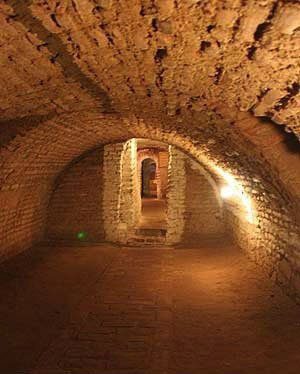
%> input picture SFO 2/color/catacombs1.jpg, 300 x 374 px
$ octave --eval "main;"   (GNU Octave 9; MATLAB toolbox functions it lacks are replaced by stand-ins)
%> lines starting %> are read from the running program, lines starting %| are printed output that depends on the picture
%> in main, I1 is the input picture: size 374x300x3 uint8; mean R, G, B 121.6, 70.3, 34
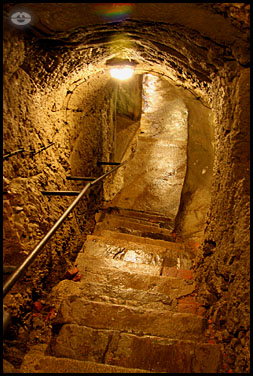
%> input picture SFO 2/color/catacombs2.jpg, 253 x 376 px
%> in main, I2 is the input picture: size 376x253x3 uint8; mean R, G, B 113.1, 66.6, 19.3
### lib/g2color/g2rgb.m
function rgb = g2rgb(I1, I2)

I1 = uint8(I1);

I2 = uint8(I2);

%% read images

%% check number of channels
if size(I1, 3) ~= 1
I1 = rgb2gray(I1);
'je farebny, prevadzam na BW'
end
if size(I2, 3) ~= 3
%error(?img2 must be a color image (not indexed)?);
end

%% convert to ycbcr
Y1 = rgb2ycbcr(I1(:, :, [1 1 1]));
%> Y1: size 374x300x3 uint8; mean of channels 1, 2, 3 86, 128, 128
Y2 = rgb2ycbcr(I2);
%> Y2: size 376x253x3 uint8; mean of channels 1, 2, 3 80.5, 100.3, 151.8

%% normalize
Y1d = double(Y1(:, :, 1));
Y2d = double(Y2(:, :, 1));
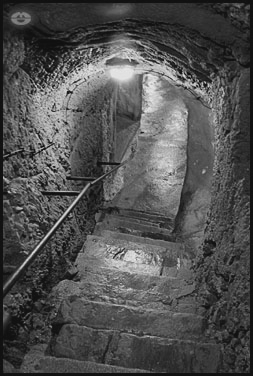
%> Y2d: size 376x253 double; min 16, max 232, mean 80.5
Y2n = Y2d(:) / (1 - range(Y2d(:)) / 255) * (1 - range(Y1d(:)) / 255);

%% build LUT
LUT = zeros(256, 1);
for y1 = 0 : 255
[val, idx] = min(abs(Y2n - y1));
LUT(y1 + 1) = idx(1);
end
%> this loop made 256 passes
%> (val, idx) on passes 1 to 3: (18.05, 1), (17.05, 1), (16.05, 1)
%> after the loop, LUT = 256 values, max 42187 at index 254, min 1 at index 1, mean 5011.7

%% compare luminance
idx = LUT((Y1d + 1));
Y2_2 = Y2(:, :, 2);
Y2_3 = Y2(:, :, 3);
nimage = cat(3, Y1(:, :, 1), Y2_2(idx), Y2_3(idx));
%> nimage: size 374x300x3 uint8; mean of channels 1, 2, 3 86, 102.5, 147.9
rgb = uint8(ycbcr2rgb(nimage));

### lib/g2color/segmenter3000.m
function [ segmented_images ] =  segmenter3000(img, nColors)
%> called with nColors = 3
	img = im2double(img);
	ab = img;
	[nrows ncols p] = size(img);
%> nrows = 376; ncols = 253; p = 3
	if (p~=3)
		ab = zeros(nrows,ncols,3);
		ab(:,:,1) = img;
		ab(:,:,2) = img;
		ab(:,:,3) = img;
        img = ab;
        ab = ab(:,:,2:3);
    else
		cform = makecform('srgb2lab');
		lab_he = applycform(img,cform);
%> lab_he: size 376x253x3 double; mean of channels 1, 2, 3 32.7, 17.7, 33.5

		ab = double(lab_he(:,:,2:3));
    end

        size(ab);
        nrows;
        ncols;
    ab = reshape(ab,nrows*ncols,2);

	[cluster_idx, cluster_center] = kmeans(ab,nColors,'distance','sqEuclidean', ...
		'Replicates',3);
%> cluster_center = [19.4 26.09; 19.94 46.31; 6.78 4.77]


    size(cluster_idx)  ;
	pixel_labels = reshape(cluster_idx,nrows,ncols);
%> pixel_labels: size 376x253 double; 3 distinct labels, from 1 to 3
	imshow(pixel_labels,[]), title('image labeled by cluster index');


	segmented_images = cell(1,3);
	rgb_label = repmat(pixel_labels,[1 1 3]);

size(rgb_label)
%> ans = [376 253 3]
	for k = 1:nColors
		color = img;
		color(rgb_label ~= k) = 0;
		segmented_images{k} = color;
	end
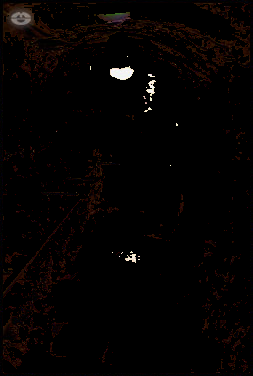
%> color: size 376x253x3 double; mean R, G, B 0.0192, 0.00969, 0.00712
%> after the loop, segmented_images = 3 items


end

### lib/g2color/kSulik.m
function [ res ] = kSulik( gray_im, color_im, nColors)


	'color'
	color_seg = segmenter3000(color_im,nColors);
%> color_seg = 3 items
	'gray'
	gray_seg = segmenter3000(gray_im, nColors);
%> call 2 of segmenter3000, with nColors = 3
%> in segmenter3000 (call 2), `ab(:,:,2) = img;`:
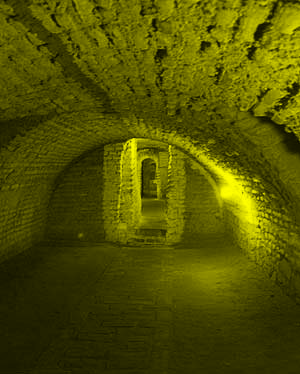
%> ab: size 374x300x3 double; mean R, G, B 0.32, 0.32, 0
%> in segmenter3000 (call 2), `[cluster_idx, cluster_center] = kmeans(ab,nColors,'distance','sqEuclid..`: cluster_center = [0.194 0.194; 0.621 0.621; 0.374 0.374]
%> in segmenter3000 (call 2), `pixel_labels = reshape(cluster_idx,nrows,ncols);`: pixel_labels: size 374x300 double; 3 distinct labels, from 1 to 3
%> after the loop in segmenter3000 (call 2), `for k = 1:nColors`:
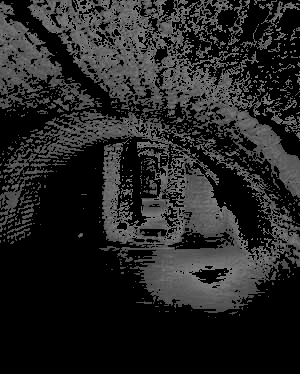
%> color: size 374x300x3 double; min 0, max 0.494, mean 0.143
%> gray_seg = 3 items

    figure;
     for i = 1:nColors
        subplot(2,nColors,i);
        imshow(color_seg{i});
        subplot(2,nColors,nColors+i);
        imshow(gray_seg{i});
    end;

    figure;
    [m n c] = size(gray_seg{1});
%> m = 374; n = 300; c = 3
    res = zeros(m,n,3);
%> res: size 374x300x3 double; every value is 0
    res = uint8(res);
%> res: size 374x300x3 uint8; every value is 0
    for i = 1:nColors
        im1 = gray_seg{i};
        im1 = im1(:,:,1);
        im1 = im1 * 255;

        cs1 = color_seg{i} * 255;

        I1 = g2rgb(im1,cs1);
        subplot(1,nColors,i);
         imshow(I1);
         I1 = uint8(I1);


        res = res + I1;
    end
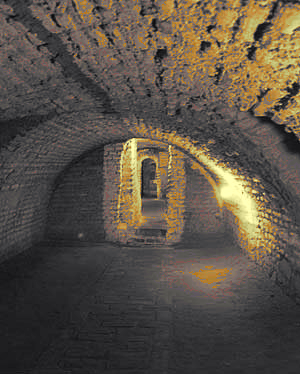
%> res: size 374x300x3 uint8; mean R, G, B 89.1, 80.3, 69.2


end

### lib/g2color/main.m
function [] = main()
segments =3;

clc;
I1 = imread('./color/catacombs1.jpg');
I2 = imread('./color/catacombs2.jpg');
I1 = rgb2gray(I1);
rgb = g2rgb(I1,I2);
figure;
subplot(2,2,1);
imshow(I1);
subplot(2,2,2);
imshow(I2);
subplot(2,2,3);
imshow(rgb);

subplot(2,2,4);

res = kSulik(I1,I2,segments);
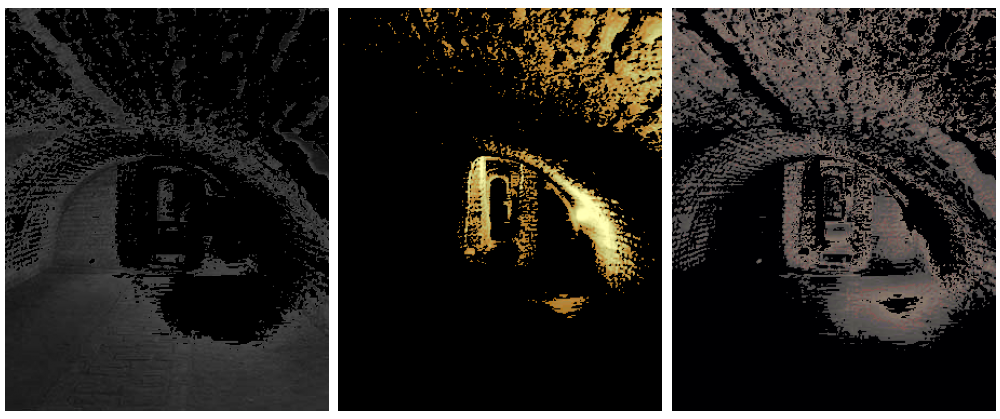
%> figure redrawn from the program's plot data, 3 panels
figure ;
subplot(1,3,1);
imshow(I2);
subplot(1,3,2);
imshow(I1);
subplot(1,3,3);
imshow(res);

%imshow(I);
'done'
